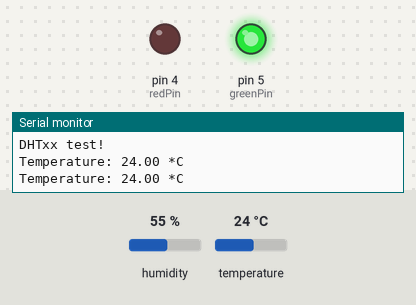
Bench run of a sketch on a simulated Arduino Uno, built with avr-gcc and run on an emulated ATmega328P. On the bench: output pins drawn as LEDs (lit = HIGH), the last lines printed to the serial monitor. The test bench sets the inputs (shaded band); at power-on: temperature 24 °C, humidity 55 %.

Above: at 4.8 s.
4.9 s: temperature set to 28 °C
At 6.4 s:
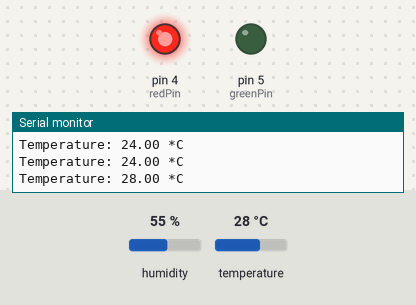
7.9 s: temperature set to 12 °C
At 8.8 s:
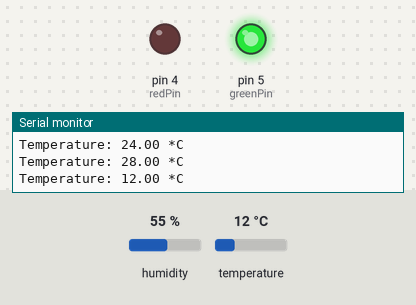
10.9 s: temperature set to 33 °C
At 12.4 s:
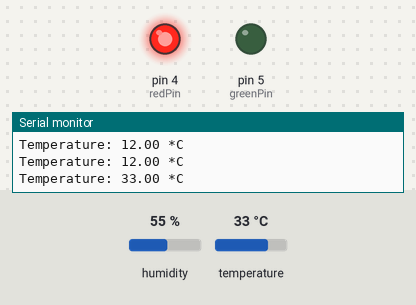
Timing chart, 0 to 13.9 s (numbered marks = the images above; inputs shaded):
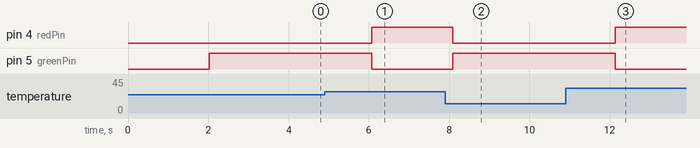

The sketch:

DHT11_WarningLED.ino
```cpp
// Example testing sketch for various DHT humidity/temperature sensors

#include "DHT.h"

#define DHTPIN 12    // what digital pin we're connected to
#define DHTTYPE DHT11   // DHT 11

DHT dht(DHTPIN, DHTTYPE);
int redPin = 4;
int greenPin = 5;

void setup()
{
  Serial.begin(9600);
  Serial.println("DHTxx test!");
  dht.begin();
  pinMode(greenPin, OUTPUT);
  pinMode(redPin, OUTPUT);
}

void loop()
{
  // Wait a few seconds between measurements.
  delay(2000);
  // Read temperature as Celsius (the default)
  float t = dht.readTemperature();

  // Check if any reads failed and exit early (to try again).
  if (isnan(t))
  {
    Serial.println("Failed to read from DHT sensor!");
    return;
  }
  //if temperature is greater or equal to 27 celsius
  //switch on red led and green led off
  if(t >= 27)
  {
    digitalWrite(greenPin, LOW);
    digitalWrite(redPin, HIGH);
  }
  else
  {
    digitalWrite(greenPin, HIGH);
    digitalWrite(redPin, LOW);
  }

  Serial.print("Temperature: ");
  Serial.print(t);
  Serial.println(" *C ");


}
```

Measured:
- the behaviour switches between 26 and 27 °C on temperature (found by bisection; images 0 and 1)
- after the input at 4.9 s, pin 4 (redPin): LOW → HIGH after 1.2 s; pin 5 (greenPin): HIGH → LOW after 1.2 s
- after the input at 7.9 s, pin 4 (redPin): HIGH → LOW after 0.20 s; pin 5 (greenPin): LOW → HIGH after 0.20 s
- after the input at 10.9 s, pin 4 (redPin): LOW → HIGH after 1.2 s; pin 5 (greenPin): HIGH → LOW after 1.2 s
